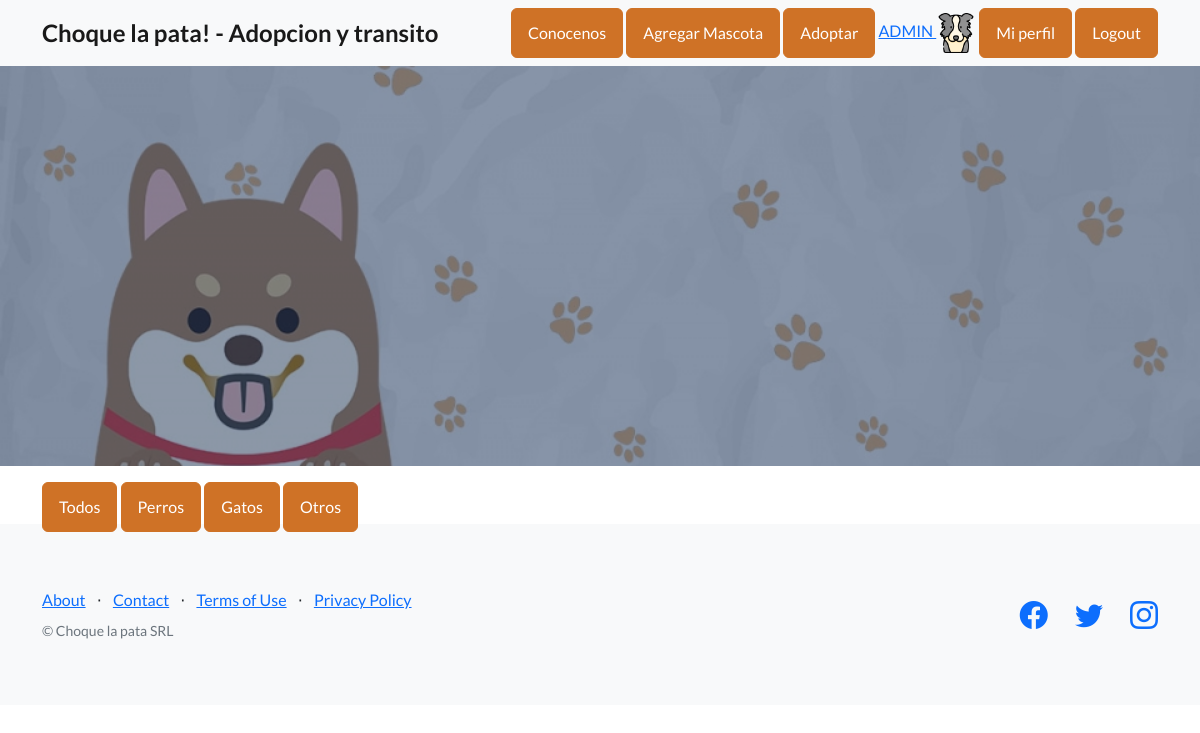
The page /lista-gatos/ (signed in) on the database as committed earlier.
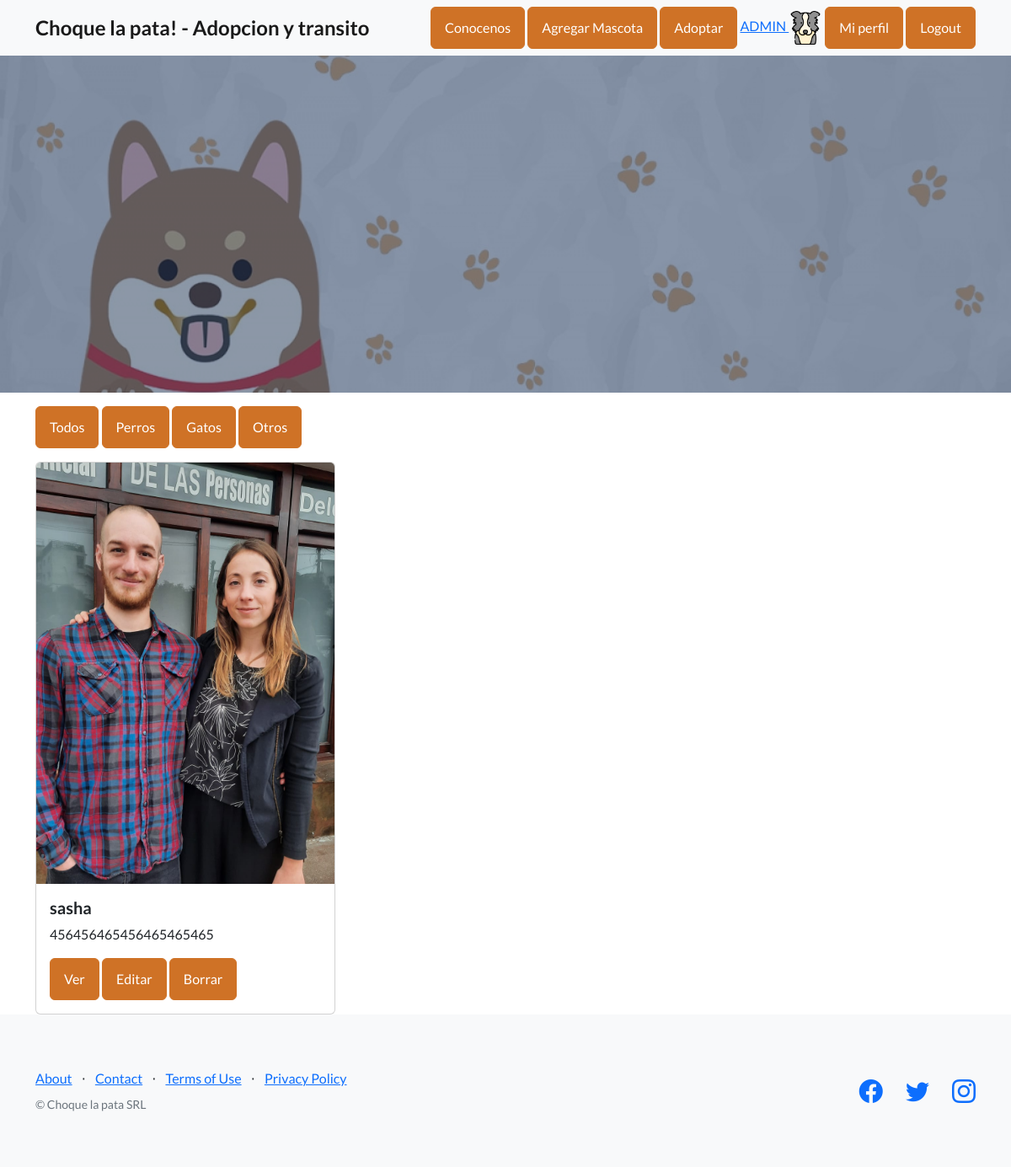
The same page on the database as committed later.
### mascotas/models.py (models this page shows, shortened)
class Mascota(models.Model):
    selecionarEspecie = (
    ('perro','Perro'),
    ('gato', 'Gato'),
    ('otro','Otro'),
    )
    usuario = models.ForeignKey(User, on_delete=models.CASCADE, null=True, blank=True)
    titulo = models.CharField(max_length=200)
    especie = models.CharField(max_length=15, choices=selecionarEspecie, default='otro')
    edad = models.IntegerField()
    descripcion = models.TextField(max_length=400)
    fechaPublicacion = models.DateTimeField(auto_now_add=True)
    telefonoContacto = models.IntegerField()
    emailContacto = models.EmailField()
    imagenMascota = models.ImageField(null=True, blank=True, upload_to='imagenes')

### mascotas/views.py (the view)
# urls.py: path('lista-gatos/', views.GatoList.as_view(), name="gatos"),
class GatoList(ListView):
    queryset = Mascota.objects.filter(especie__startswith= 'gato')
    context_object_name = 'gatos'
    template_name = 'mascotas/listaGatos.html'

### mascotas/templates/mascotas/listaGatos.html (shortened to what this page needs)
{% extends 'usuarios/modeloheredable.html' %}
{% load static %}
{% block main %}
  <div class="container">
    <a class="btn btn-primary" href="{% url 'lista mascotas' %}" style="background-color: var(--bs-orange); border-color: var(--bs-orange);">Todos</a>
    <a class="btn btn-primary" href="{% url 'perros' %}" style="background-color: var(--bs-orange); border-color: var(--bs-orange);">Perros</a>
    <a class="btn btn-primary" href="{% url 'gatos' %}" style="background-color: var(--bs-orange); border-color: var(--bs-orange);">Gatos</a>
    <a class="btn btn-primary" href="{% url 'otros' %}" style="background-color: var(--bs-orange); border-color: var(--bs-orange);">Otros</a>
  <div class="row row-cols-1 row-cols-md-3 g-4">
      {% for mascota in object_list %}
          <div class="col">
            <div class="card h-100">
              {% if mascota.imagenMascota %}
                <img src="{{mascota.imagenMascota.url}}" class="card-img-top" alt="...">
              {% endif %}
              <div class="card-body">
                <h5 class="card-title">{{ mascota.titulo }}</h5>
                <p class="card-text">{{ mascota.descripcion|truncatechars:100 }}</p>
                <a href="{% url 'detalle mascota' mascota.id %}" class="btn btn-primary" style="background-color: var(--bs-orange); border-color: var(--bs-orange);">Ver</a>
                {% if mascota.usuario == request.user %}
                  <a href="{% url 'editar mascota' mascota.id %}" class="btn btn-primary" style="background-color: var(--bs-orange); border-color: var(--bs-orange);">Editar</a>
                {% endif %}
                {% if mascota.usuario == request.user %}
                  <a href="{% url 'eliminar mascota' mascota.id %}" class="btn btn-primary" style="background-color: var(--bs-orange); border-color: var(--bs-orange);">Borrar</a>
                {% endif %}
            </div>
          </div>
        </div>
      {% endfor %}
    </div>
  </div>
{% endblock main %}

Rows that differ between the two databases and show on the page:
added Mascota: imagenMascota (picture), titulo "sasha", descripcion "456456465456465465465", shows "Editar", shows "Borrar"
